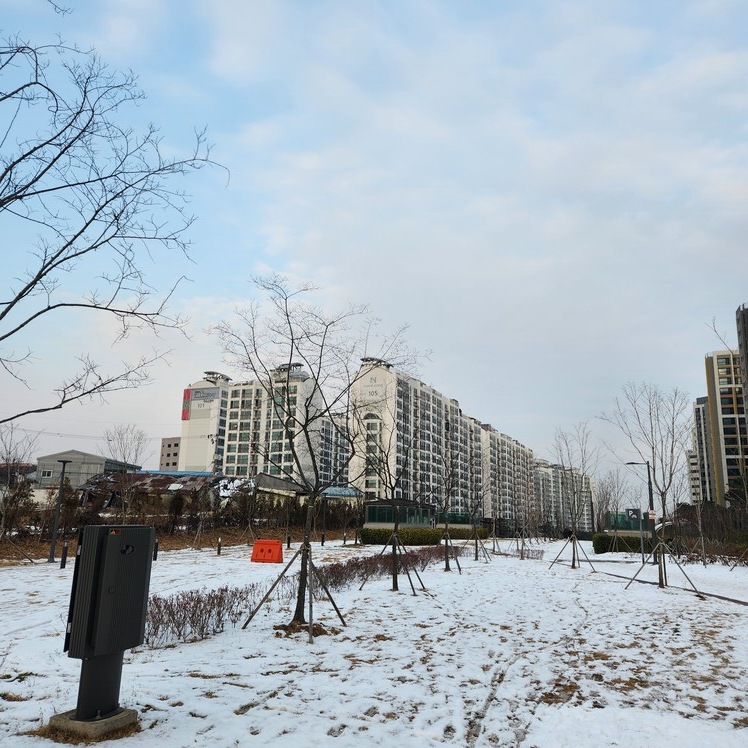
//> input picture left.jpg, 748 x 748 px
$ ./Image-Stitching   (built with g++ and OpenCV 4)
//> lines starting //> are read from the running program, lines starting //| are printed output that depends on the picture
#include <iostream>
#include <opencv2/opencv.hpp>

using namespace std;
using namespace cv;

int main() {

    Mat left = imread("C:/Users/jisuu/OneDrive/바탕 화면/left.jpg");
//> left is the input picture: 748 rows x 748 cols, CV_8UC3; mean B, G, R 185.9, 176.9, 164.9
    Mat right = imread("C:/Users/jisuu/OneDrive/바탕 화면/right.jpg");
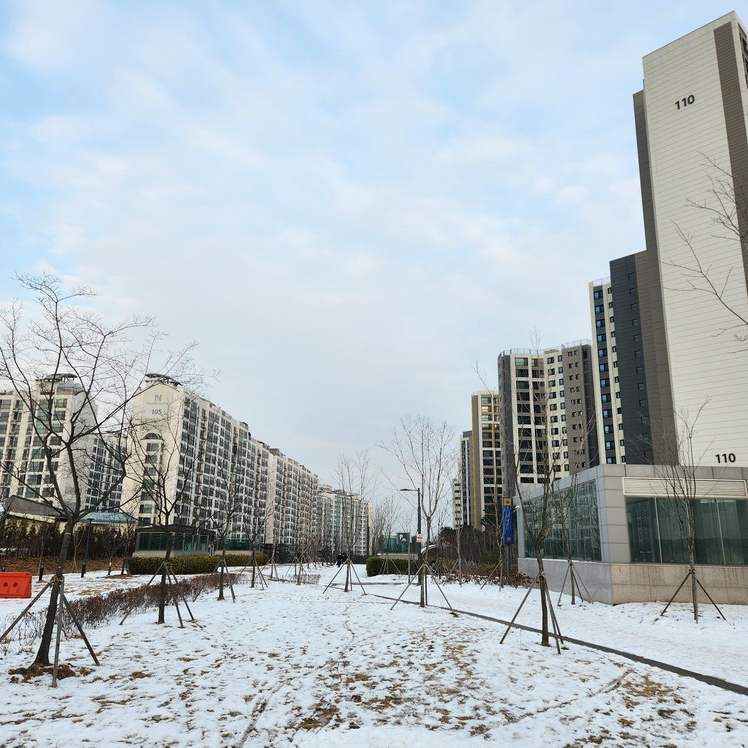
//> input picture right.jpg, 748 x 748 px
//> right is the input picture: 748 rows x 748 cols, CV_8UC3; mean B, G, R 190.3, 184.9, 175.6

    Ptr<FeatureDetector> detector = FastFeatureDetector::create();
    Ptr<DescriptorExtractor> extractor = ORB::create();

    vector<KeyPoint> keypoint1, keypoint2;
    Mat descriptors1, descriptors2;

    detector->detect(left, keypoint1);
//> keypoint1 = 16929 keypoints; strongest (x, y, size): (391, 546, 7), (302, 365, 7), (155, 559, 7), (100, 514, 7)
    detector->detect(right, keypoint2);
//> keypoint2 = 15197 keypoints; strongest (x, y, size): (161, 575, 7), (169, 523, 7), (365, 565, 7), (82, 576, 7)

    extractor->compute(left, keypoint1, descriptors1);
//> keypoint1 = 14946 keypoints; strongest (x, y, size): (391, 546, 7), (302, 365, 7), (155, 559, 7), (100, 514, 7)
    extractor->compute(right, keypoint2, descriptors2);
//> keypoint2 = 13191 keypoints; strongest (x, y, size): (161, 575, 7), (169, 523, 7), (365, 565, 7), (82, 576, 7)

    BFMatcher matcher(NORM_HAMMING);
    vector<DMatch> matches;
    matcher.match(descriptors1, descriptors2, matches);
//> matches = 14946 matches

    vector<Point2f> p1, p2;
    for (size_t i = 0; i < matches.size(); i++) {
        p1.push_back(keypoint1[matches[i].queryIdx].pt);
        p2.push_back(keypoint2[matches[i].trainIdx].pt);
    }
//> after the loop, p1 = 14946 Points (x, y), first 12: [55, 33], [59, 33], [64, 41], [60, 43], [53, 44], [50, 45], [59, 45], [62, 45], [75, 45], [93, 45], [35, 46], [45, 46]; p2 = 14946 Points (x, y), first 12: [119, 374], [86, 636], [230, 640], [345, 553], [140, 672], [222, 560], [301, 578], [303, 577], [350, 716], [201, 557], [712, 469], [216, 560]

    Mat midresult;
    drawMatches(left, keypoint1, right, keypoint2, matches, midresult);
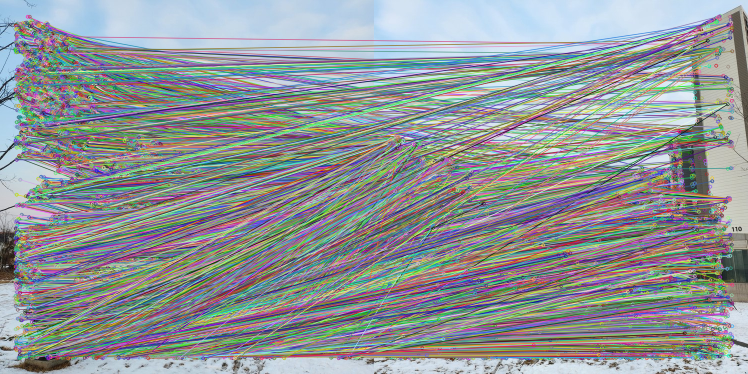
//> midresult: 748 rows x 1496 cols, CV_8UC3 (shown at 1/2 size); mean B, G, R 151.4, 149.5, 143.9
    imshow("중간결과", midresult);
    waitKey(0);

    Mat H = findHomography(p2, p1, RANSAC);
//> H = [[0.648, 0.0921, 209.1], [-0.237, 0.881, 43.19], [-0.000478, 2.48e-05, 1]]

    Mat warpresult;
    warpPerspective(right, warpresult, H, Size(left.cols * 2, left.rows));
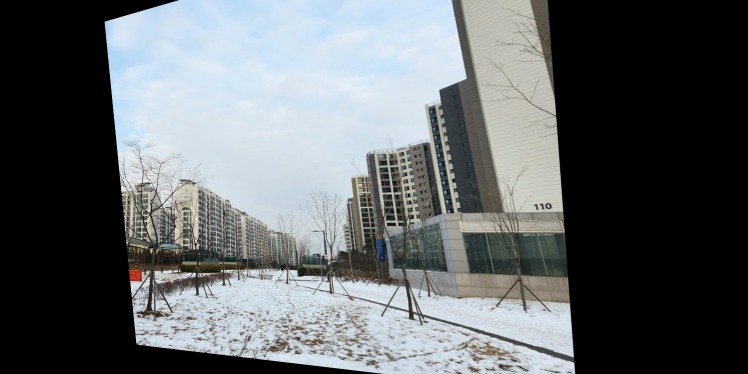
//> warpresult: 748 rows x 1496 cols, CV_8UC3 (shown at 1/2 size); mean B, G, R 104.9, 102.9, 98.2

    Mat finalresult = warpresult.clone();
    left.copyTo(finalresult(Rect(0, 0, left.cols, left.rows)));
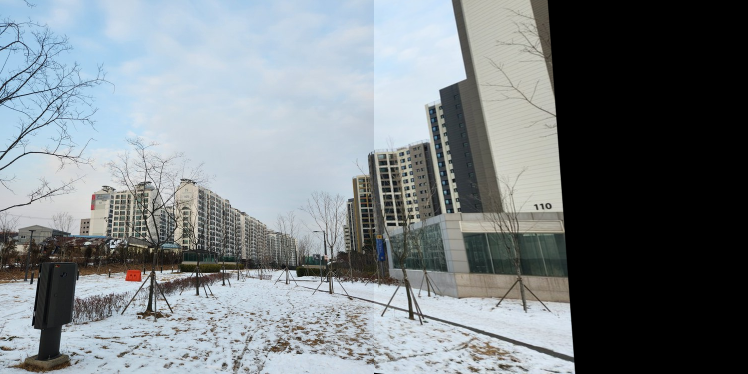
//> finalresult: 748 rows x 1496 cols, CV_8UC3 (shown at 1/2 size); mean B, G, R 132.8, 128.6, 121.3

    imshow("최종결과", finalresult);
    waitKey(0);

    return 0;
}
